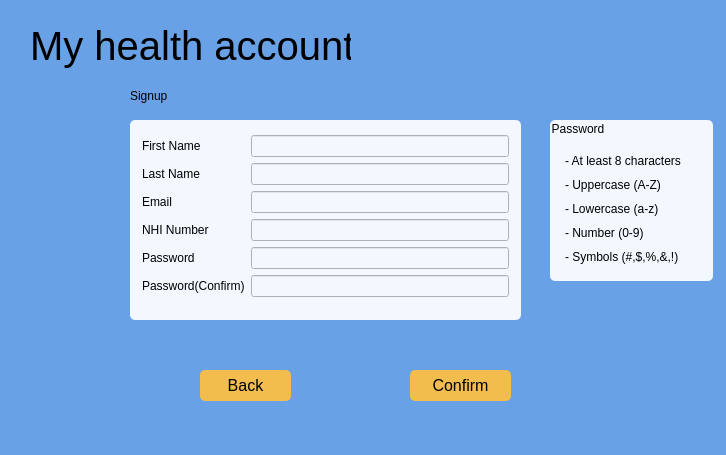
<?xml version="1.0" encoding="UTF-8"?>
<ui version="4.0">
 <class>Signup</class>
 <widget class="QDialog" name="Signup">
  <property name="geometry">
   <rect>
    <x>0</x>
    <y>0</y>
    <width>726</width>
    <height>455</height>
   </rect>
  </property>
  <property name="windowTitle">
   <string>Dialog</string>
  </property>
  <property name="styleSheet">
   <string notr="true">background-color: rgb(104, 161, 229);</string>
  </property>
  <widget class="QLabel" name="label_6">
   <property name="geometry">
    <rect>
     <x>30</x>
     <y>20</y>
     <width>321</width>
     <height>51</height>
    </rect>
   </property>
   <property name="font">
    <font>
     <family>.AppleSystemUIFont</family>
     <pointsize>30</pointsize>
     <italic>false</italic>
     <bold>false</bold>
    </font>
   </property>
   <property name="styleSheet">
    <string notr="true">font: 30pt &quot;.AppleSystemUIFont&quot;;
background-color: rgb(104, 161, 229);</string>
   </property>
   <property name="text">
    <string>My health account </string>
   </property>
  </widget>
  <widget class="QLabel" name="label_7">
   <property name="geometry">
    <rect>
     <x>130</x>
     <y>70</y>
     <width>201</width>
     <height>51</height>
    </rect>
   </property>
   <property name="styleSheet">
    <string notr="true">font: 18pt &quot;.AppleSystemUIFont&quot;;
background-color: rgb(104, 161, 229);</string>
   </property>
   <property name="text">
    <string>Signup</string>
   </property>
  </widget>
  <widget class="QGroupBox" name="groupBox">
   <property name="geometry">
    <rect>
     <x>130</x>
     <y>120</y>
     <width>391</width>
     <height>200</height>
    </rect>
   </property>
   <property name="styleSheet">
    <string notr="true">QGroupBox { 
     border-radius: 5px; 
	background-color: rgb(242, 248, 253);
 } 


</string>
   </property>
   <property name="title">
    <string/>
   </property>
   <layout class="QFormLayout" name="formLayout">
    <item row="0" column="0">
     <widget class="QLabel" name="label">
      <property name="styleSheet">
       <string notr="true">background-color: rgb(242, 248, 253)</string>
      </property>
      <property name="text">
       <string>First Name</string>
      </property>
     </widget>
    </item>
    <item row="0" column="1">
     <widget class="QLineEdit" name="lineEditFirstName">
      <property name="styleSheet">
       <string notr="true">background-color: rgb(242, 248, 253)</string>
      </property>
     </widget>
    </item>
    <item row="1" column="0">
     <widget class="QLabel" name="label_2">
      <property name="styleSheet">
       <string notr="true">background-color: rgb(242, 248, 253)</string>
      </property>
      <property name="text">
       <string>Last Name</string>
      </property>
     </widget>
    </item>
    <item row="1" column="1">
     <widget class="QLineEdit" name="lineEditLastName">
      <property name="styleSheet">
       <string notr="true">background-color: rgb(242, 248, 253)</string>
      </property>
     </widget>
    </item>
    <item row="2" column="0">
     <widget class="QLabel" name="label_3">
      <property name="styleSheet">
       <string notr="true">background-color: rgb(242, 248, 253)</string>
      </property>
      <property name="text">
       <string>Email</string>
      </property>
     </widget>
    </item>
    <item row="2" column="1">
     <widget class="QLineEdit" name="lineEditEmail">
      <property name="styleSheet">
       <string notr="true">background-color: rgb(242, 248, 253)</string>
      </property>
     </widget>
    </item>
    <item row="3" column="0">
     <widget class="QLabel" name="label_13">
      <property name="styleSheet">
       <string notr="true">background-color: rgb(242, 248, 253)</string>
      </property>
      <property name="text">
       <string>NHI Number</string>
      </property>
     </widget>
    </item>
    <item row="3" column="1">
     <widget class="QLineEdit" name="lineEditNHINumber">
      <property name="styleSheet">
       <string notr="true">background-color: rgb(242, 248, 253)</string>
      </property>
     </widget>
    </item>
    <item row="4" column="0">
     <widget class="QLabel" name="label_4">
      <property name="whatsThis">
       <string>&lt;html&gt;&lt;head/&gt;&lt;body&gt;&lt;p&gt;background-color: rgb(242, 248, 253,0)&lt;/p&gt;&lt;/body&gt;&lt;/html&gt;</string>
      </property>
      <property name="styleSheet">
       <string notr="true">background-color: rgb(242, 248, 253)</string>
      </property>
      <property name="text">
       <string>Password</string>
      </property>
     </widget>
    </item>
    <item row="4" column="1">
     <widget class="QLineEdit" name="lineEditPassword">
      <property name="styleSheet">
       <string notr="true">background-color: rgb(242, 248, 253)</string>
      </property>
     </widget>
    </item>
    <item row="5" column="0">
     <widget class="QLabel" name="label_5">
      <property name="styleSheet">
       <string notr="true">background-color: rgb(242, 248, 253)</string>
      </property>
      <property name="text">
       <string>Password(Confirm)</string>
      </property>
     </widget>
    </item>
    <item row="5" column="1">
     <widget class="QLineEdit" name="lineEditPasswordConfirm">
      <property name="styleSheet">
       <string notr="true">background-color: rgb(242, 248, 253)</string>
      </property>
     </widget>
    </item>
   </layout>
  </widget>
  <widget class="QGroupBox" name="groupBox_2">
   <property name="geometry">
    <rect>
     <x>550</x>
     <y>120</y>
     <width>163</width>
     <height>161</height>
    </rect>
   </property>
   <property name="styleSheet">
    <string notr="true">QGroupBox { 
     border-radius: 5px; 
	background-color: rgb(242, 248, 253);
 } 


</string>
   </property>
   <property name="title">
    <string>Password</string>
   </property>
   <widget class="QLabel" name="label_8">
    <property name="geometry">
     <rect>
      <x>15</x>
      <y>33</y>
      <width>133</width>
      <height>16</height>
     </rect>
    </property>
    <property name="styleSheet">
     <string notr="true">background-color: rgb(242, 248, 253,0)</string>
    </property>
    <property name="text">
     <string>- At least 8 characters</string>
    </property>
   </widget>
   <widget class="QLabel" name="label_9">
    <property name="geometry">
     <rect>
      <x>15</x>
      <y>57</y>
      <width>111</width>
      <height>16</height>
     </rect>
    </property>
    <property name="styleSheet">
     <string notr="true">background-color: rgb(242, 248, 253,0)</string>
    </property>
    <property name="text">
     <string>- Uppercase (A-Z)</string>
    </property>
   </widget>
   <widget class="QLabel" name="label_10">
    <property name="geometry">
     <rect>
      <x>15</x>
      <y>81</y>
      <width>107</width>
      <height>16</height>
     </rect>
    </property>
    <property name="styleSheet">
     <string notr="true">background-color: rgb(242, 248, 253,0)
</string>
    </property>
    <property name="text">
     <string>- Lowercase (a-z)</string>
    </property>
   </widget>
   <widget class="QLabel" name="label_11">
    <property name="geometry">
     <rect>
      <x>15</x>
      <y>105</y>
      <width>93</width>
      <height>16</height>
     </rect>
    </property>
    <property name="styleSheet">
     <string notr="true">background-color: rgb(242, 248, 253,0)</string>
    </property>
    <property name="text">
     <string>- Number (0-9)</string>
    </property>
   </widget>
   <widget class="QLabel" name="label_12">
    <property name="geometry">
     <rect>
      <x>15</x>
      <y>129</y>
      <width>130</width>
      <height>16</height>
     </rect>
    </property>
    <property name="styleSheet">
     <string notr="true">background-color: rgb(242, 248, 253,0)</string>
    </property>
    <property name="text">
     <string>- Symbols (#,$,%,&amp;,!)</string>
    </property>
   </widget>
  </widget>
  <widget class="QPushButton" name="pushButtonBack">
   <property name="geometry">
    <rect>
     <x>200</x>
     <y>370</y>
     <width>91</width>
     <height>31</height>
    </rect>
   </property>
   <property name="styleSheet">
    <string notr="true">QPushButton {
    background-color: rgb(242, 189, 76); 
    border: none;
     border-radius: 5px; 
    color: rgb(0, 0, 0); 
    font: 16px;
} 

QPushButton:hover { 
    background-color: rgb(245, 149, 66); 
    border: none; 
    border-radius: 5px; 
    color: rgb(0, 43, 255); 
}</string>
   </property>
   <property name="text">
    <string>Back</string>
   </property>
  </widget>
  <widget class="QPushButton" name="pushButtonConfirm">
   <property name="geometry">
    <rect>
     <x>410</x>
     <y>370</y>
     <width>101</width>
     <height>31</height>
    </rect>
   </property>
   <property name="styleSheet">
    <string notr="true">QPushButton {
    background-color: rgb(242, 189, 76); 
    border: none;
     border-radius: 5px; 
    color: rgb(0, 0, 0); 
    font: 16px;
} 

QPushButton:hover { 
    background-color: rgb(245, 149, 66); 
    border: none; 
    border-radius: 5px; 
    color: rgb(0, 43, 255); 
}</string>
   </property>
   <property name="text">
    <string>Confirm</string>
   </property>
  </widget>
 </widget>
 <resources/>
 <connections/>
</ui>
